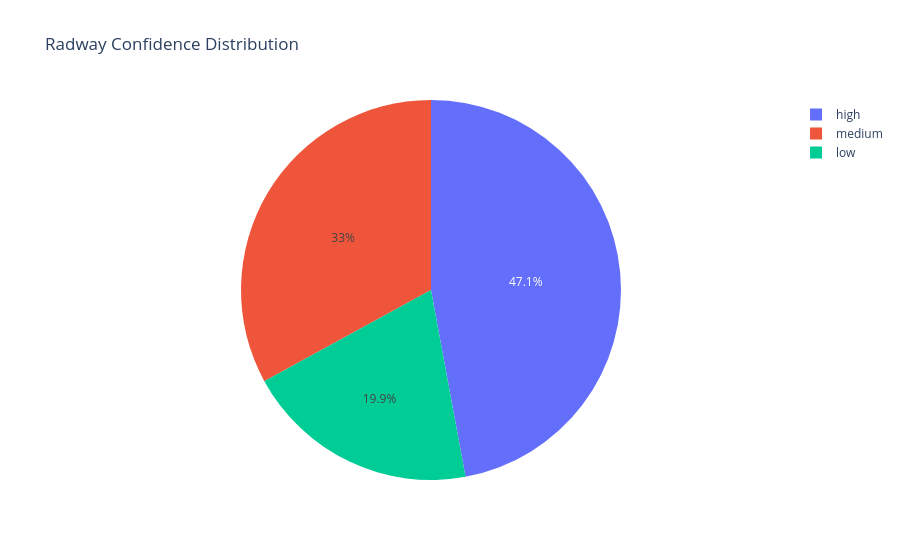

Source (notebook cell):
### Code cell
# Radway confidence distribution
radway_conf_counts = df["radway_confidence"].value_counts()
fig = px.pie(
    values=radway_conf_counts.values,
    names=radway_conf_counts.index,
    title="Radway Confidence Distribution"
)
fig.show()

### Figure 1 — Plotly figure (JSON) as saved in the notebook; plotly's stock layout.template omitted (floating-point values rounded to 4 significant figures)
{"data": [{"domain": {"x": [0, 1], "y": [0, 1]}, "hovertemplate": "label=%{label}<br>value=%{value}<extra></extra>", "labels": ["high", "medium", "low"], "legendgroup": "", "name": "", "showlegend": true, "type": "pie", "values": [170, 119, 72]}], "layout": {"legend": {"tracegroupgap": 0}, "title": {"text": "Radway Confidence Distribution"}}}
